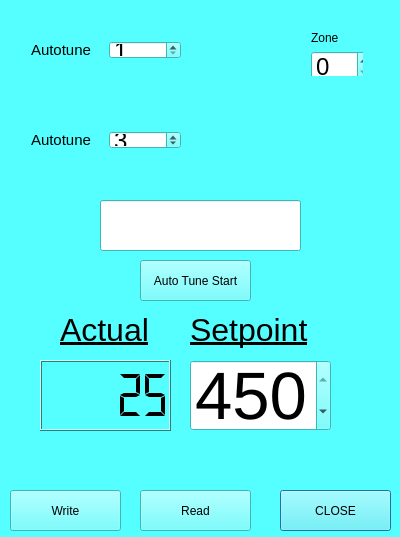
<?xml version="1.0" encoding="UTF-8"?>
<ui version="4.0">
 <class>rampoven_Zone_DampingClass</class>
 <widget class="QDialog" name="rampoven_Zone_DampingClass">
  <property name="geometry">
   <rect>
    <x>0</x>
    <y>0</y>
    <width>400</width>
    <height>537</height>
   </rect>
  </property>
  <property name="palette">
   <palette>
    <active>
     <colorrole role="WindowText">
      <brush brushstyle="SolidPattern">
       <color alpha="255">
        <red>0</red>
        <green>0</green>
        <blue>0</blue>
       </color>
      </brush>
     </colorrole>
     <colorrole role="Button">
      <brush brushstyle="SolidPattern">
       <color alpha="255">
        <red>85</red>
        <green>255</green>
        <blue>255</blue>
       </color>
      </brush>
     </colorrole>
     <colorrole role="Light">
      <brush brushstyle="SolidPattern">
       <color alpha="255">
        <red>213</red>
        <green>255</green>
        <blue>255</blue>
       </color>
      </brush>
     </colorrole>
     <colorrole role="Midlight">
      <brush brushstyle="SolidPattern">
       <color alpha="255">
        <red>149</red>
        <green>255</green>
        <blue>255</blue>
       </color>
      </brush>
     </colorrole>
     <colorrole role="Dark">
      <brush brushstyle="SolidPattern">
       <color alpha="255">
        <red>42</red>
        <green>127</green>
        <blue>127</blue>
       </color>
      </brush>
     </colorrole>
     <colorrole role="Mid">
      <brush brushstyle="SolidPattern">
       <color alpha="255">
        <red>56</red>
        <green>170</green>
        <blue>170</blue>
       </color>
      </brush>
     </colorrole>
     <colorrole role="Text">
      <brush brushstyle="SolidPattern">
       <color alpha="255">
        <red>0</red>
        <green>0</green>
        <blue>0</blue>
       </color>
      </brush>
     </colorrole>
     <colorrole role="BrightText">
      <brush brushstyle="SolidPattern">
       <color alpha="255">
        <red>255</red>
        <green>255</green>
        <blue>255</blue>
       </color>
      </brush>
     </colorrole>
     <colorrole role="ButtonText">
      <brush brushstyle="SolidPattern">
       <color alpha="255">
        <red>0</red>
        <green>0</green>
        <blue>0</blue>
       </color>
      </brush>
     </colorrole>
     <colorrole role="Base">
      <brush brushstyle="SolidPattern">
       <color alpha="255">
        <red>255</red>
        <green>255</green>
        <blue>255</blue>
       </color>
      </brush>
     </colorrole>
     <colorrole role="Window">
      <brush brushstyle="SolidPattern">
       <color alpha="255">
        <red>85</red>
        <green>255</green>
        <blue>255</blue>
       </color>
      </brush>
     </colorrole>
     <colorrole role="Shadow">
      <brush brushstyle="SolidPattern">
       <color alpha="255">
        <red>0</red>
        <green>0</green>
        <blue>0</blue>
       </color>
      </brush>
     </colorrole>
     <colorrole role="AlternateBase">
      <brush brushstyle="SolidPattern">
       <color alpha="255">
        <red>170</red>
        <green>255</green>
        <blue>255</blue>
       </color>
      </brush>
     </colorrole>
     <colorrole role="ToolTipBase">
      <brush brushstyle="SolidPattern">
       <color alpha="255">
        <red>255</red>
        <green>255</green>
        <blue>220</blue>
       </color>
      </brush>
     </colorrole>
     <colorrole role="ToolTipText">
      <brush brushstyle="SolidPattern">
       <color alpha="255">
        <red>0</red>
        <green>0</green>
        <blue>0</blue>
       </color>
      </brush>
     </colorrole>
    </active>
    <inactive>
     <colorrole role="WindowText">
      <brush brushstyle="SolidPattern">
       <color alpha="255">
        <red>0</red>
        <green>0</green>
        <blue>0</blue>
       </color>
      </brush>
     </colorrole>
     <colorrole role="Button">
      <brush brushstyle="SolidPattern">
       <color alpha="255">
        <red>85</red>
        <green>255</green>
        <blue>255</blue>
       </color>
      </brush>
     </colorrole>
     <colorrole role="Light">
      <brush brushstyle="SolidPattern">
       <color alpha="255">
        <red>213</red>
        <green>255</green>
        <blue>255</blue>
       </color>
      </brush>
     </colorrole>
     <colorrole role="Midlight">
      <brush brushstyle="SolidPattern">
       <color alpha="255">
        <red>149</red>
        <green>255</green>
        <blue>255</blue>
       </color>
      </brush>
     </colorrole>
     <colorrole role="Dark">
      <brush brushstyle="SolidPattern">
       <color alpha="255">
        <red>42</red>
        <green>127</green>
        <blue>127</blue>
       </color>
      </brush>
     </colorrole>
     <colorrole role="Mid">
      <brush brushstyle="SolidPattern">
       <color alpha="255">
        <red>56</red>
        <green>170</green>
        <blue>170</blue>
       </color>
      </brush>
     </colorrole>
     <colorrole role="Text">
      <brush brushstyle="SolidPattern">
       <color alpha="255">
        <red>0</red>
        <green>0</green>
        <blue>0</blue>
       </color>
      </brush>
     </colorrole>
     <colorrole role="BrightText">
      <brush brushstyle="SolidPattern">
       <color alpha="255">
        <red>255</red>
        <green>255</green>
        <blue>255</blue>
       </color>
      </brush>
     </colorrole>
     <colorrole role="ButtonText">
      <brush brushstyle="SolidPattern">
       <color alpha="255">
        <red>0</red>
        <green>0</green>
        <blue>0</blue>
       </color>
      </brush>
     </colorrole>
     <colorrole role="Base">
      <brush brushstyle="SolidPattern">
       <color alpha="255">
        <red>255</red>
        <green>255</green>
        <blue>255</blue>
       </color>
      </brush>
     </colorrole>
     <colorrole role="Window">
      <brush brushstyle="SolidPattern">
       <color alpha="255">
        <red>85</red>
        <green>255</green>
        <blue>255</blue>
       </color>
      </brush>
     </colorrole>
     <colorrole role="Shadow">
      <brush brushstyle="SolidPattern">
       <color alpha="255">
        <red>0</red>
        <green>0</green>
        <blue>0</blue>
       </color>
      </brush>
     </colorrole>
     <colorrole role="AlternateBase">
      <brush brushstyle="SolidPattern">
       <color alpha="255">
        <red>170</red>
        <green>255</green>
        <blue>255</blue>
       </color>
      </brush>
     </colorrole>
     <colorrole role="ToolTipBase">
      <brush brushstyle="SolidPattern">
       <color alpha="255">
        <red>255</red>
        <green>255</green>
        <blue>220</blue>
       </color>
      </brush>
     </colorrole>
     <colorrole role="ToolTipText">
      <brush brushstyle="SolidPattern">
       <color alpha="255">
        <red>0</red>
        <green>0</green>
        <blue>0</blue>
       </color>
      </brush>
     </colorrole>
    </inactive>
    <disabled>
     <colorrole role="WindowText">
      <brush brushstyle="SolidPattern">
       <color alpha="255">
        <red>42</red>
        <green>127</green>
        <blue>127</blue>
       </color>
      </brush>
     </colorrole>
     <colorrole role="Button">
      <brush brushstyle="SolidPattern">
       <color alpha="255">
        <red>85</red>
        <green>255</green>
        <blue>255</blue>
       </color>
      </brush>
     </colorrole>
     <colorrole role="Light">
      <brush brushstyle="SolidPattern">
       <color alpha="255">
        <red>213</red>
        <green>255</green>
        <blue>255</blue>
       </color>
      </brush>
     </colorrole>
     <colorrole role="Midlight">
      <brush brushstyle="SolidPattern">
       <color alpha="255">
        <red>149</red>
        <green>255</green>
        <blue>255</blue>
       </color>
      </brush>
     </colorrole>
     <colorrole role="Dark">
      <brush brushstyle="SolidPattern">
       <color alpha="255">
        <red>42</red>
        <green>127</green>
        <blue>127</blue>
       </color>
      </brush>
     </colorrole>
     <colorrole role="Mid">
      <brush brushstyle="SolidPattern">
       <color alpha="255">
        <red>56</red>
        <green>170</green>
        <blue>170</blue>
       </color>
      </brush>
     </colorrole>
     <colorrole role="Text">
      <brush brushstyle="SolidPattern">
       <color alpha="255">
        <red>42</red>
        <green>127</green>
        <blue>127</blue>
       </color>
      </brush>
     </colorrole>
     <colorrole role="BrightText">
      <brush brushstyle="SolidPattern">
       <color alpha="255">
        <red>255</red>
        <green>255</green>
        <blue>255</blue>
       </color>
      </brush>
     </colorrole>
     <colorrole role="ButtonText">
      <brush brushstyle="SolidPattern">
       <color alpha="255">
        <red>42</red>
        <green>127</green>
        <blue>127</blue>
       </color>
      </brush>
     </colorrole>
     <colorrole role="Base">
      <brush brushstyle="SolidPattern">
       <color alpha="255">
        <red>85</red>
        <green>255</green>
        <blue>255</blue>
       </color>
      </brush>
     </colorrole>
     <colorrole role="Window">
      <brush brushstyle="SolidPattern">
       <color alpha="255">
        <red>85</red>
        <green>255</green>
        <blue>255</blue>
       </color>
      </brush>
     </colorrole>
     <colorrole role="Shadow">
      <brush brushstyle="SolidPattern">
       <color alpha="255">
        <red>0</red>
        <green>0</green>
        <blue>0</blue>
       </color>
      </brush>
     </colorrole>
     <colorrole role="AlternateBase">
      <brush brushstyle="SolidPattern">
       <color alpha="255">
        <red>85</red>
        <green>255</green>
        <blue>255</blue>
       </color>
      </brush>
     </colorrole>
     <colorrole role="ToolTipBase">
      <brush brushstyle="SolidPattern">
       <color alpha="255">
        <red>255</red>
        <green>255</green>
        <blue>220</blue>
       </color>
      </brush>
     </colorrole>
     <colorrole role="ToolTipText">
      <brush brushstyle="SolidPattern">
       <color alpha="255">
        <red>0</red>
        <green>0</green>
        <blue>0</blue>
       </color>
      </brush>
     </colorrole>
    </disabled>
   </palette>
  </property>
  <property name="windowTitle">
   <string>rampoven_Zone_Damping</string>
  </property>
  <widget class="QPushButton" name="closeButton">
   <property name="geometry">
    <rect>
     <x>280</x>
     <y>490</y>
     <width>111</width>
     <height>41</height>
    </rect>
   </property>
   <property name="minimumSize">
    <size>
     <width>111</width>
     <height>41</height>
    </size>
   </property>
   <property name="maximumSize">
    <size>
     <width>111</width>
     <height>41</height>
    </size>
   </property>
   <property name="text">
    <string>CLOSE</string>
   </property>
  </widget>
  <widget class="QPushButton" name="writeDataButton">
   <property name="geometry">
    <rect>
     <x>10</x>
     <y>490</y>
     <width>111</width>
     <height>41</height>
    </rect>
   </property>
   <property name="minimumSize">
    <size>
     <width>111</width>
     <height>41</height>
    </size>
   </property>
   <property name="maximumSize">
    <size>
     <width>111</width>
     <height>41</height>
    </size>
   </property>
   <property name="text">
    <string>Write</string>
   </property>
  </widget>
  <widget class="QWidget" name="layoutWidget_2">
   <property name="geometry">
    <rect>
     <x>20</x>
     <y>30</y>
     <width>172</width>
     <height>40</height>
    </rect>
   </property>
   <layout class="QHBoxLayout" name="horizontalLayout_11">
    <item>
     <widget class="QLabel" name="ro_Autotune_Damping_label">
      <property name="text">
       <string>&lt;!DOCTYPE HTML PUBLIC &quot;-//W3C//DTD HTML 4.0//EN&quot; &quot;http://www.w3.org/TR/REC-html40/strict.dtd&quot;&gt;
&lt;html&gt;&lt;head&gt;&lt;meta name=&quot;qrichtext&quot; content=&quot;1&quot; /&gt;&lt;style type=&quot;text/css&quot;&gt;
p, li { white-space: pre-wrap; }
&lt;/style&gt;&lt;/head&gt;&lt;body style=&quot; font-family:'Ubuntu'; font-size:11pt; font-weight:400; font-style:normal;&quot;&gt;
&lt;table border=&quot;0&quot; style=&quot;-qt-table-type: root; margin-top:4px; margin-bottom:4px; margin-left:4px; margin-right:4px;&quot;&gt;
&lt;tr&gt;
&lt;td style=&quot;border: none;&quot;&gt;
&lt;p style=&quot; margin-top:0px; margin-bottom:0px; margin-left:0px; margin-right:0px; -qt-block-indent:0; text-indent:0px;&quot;&gt;&lt;span style=&quot; font-family:'MS Shell Dlg 2';&quot;&gt;Autotune&lt;/span&gt;&lt;/p&gt;
&lt;p style=&quot; margin-top:0px; margin-bottom:0px; margin-left:0px; margin-right:0px; -qt-block-indent:0; text-indent:0px;&quot;&gt;&lt;span style=&quot; font-family:'MS Shell Dlg 2';&quot;&gt;Damping&lt;/span&gt;&lt;/p&gt;&lt;/td&gt;&lt;/tr&gt;&lt;/table&gt;&lt;/body&gt;&lt;/html&gt;</string>
      </property>
     </widget>
    </item>
    <item>
     <widget class="QDoubleSpinBox" name="ro_Autotune_Damping_SpinBox">
      <property name="font">
       <font>
        <pointsize>18</pointsize>
       </font>
      </property>
      <property name="decimals">
       <number>0</number>
      </property>
      <property name="minimum">
       <double>1.000000000000000</double>
      </property>
      <property name="maximum">
       <double>3.000000000000000</double>
      </property>
      <property name="value">
       <double>1.000000000000000</double>
      </property>
     </widget>
    </item>
   </layout>
  </widget>
  <widget class="QPushButton" name="ReadDataButton">
   <property name="geometry">
    <rect>
     <x>140</x>
     <y>490</y>
     <width>111</width>
     <height>41</height>
    </rect>
   </property>
   <property name="minimumSize">
    <size>
     <width>111</width>
     <height>41</height>
    </size>
   </property>
   <property name="maximumSize">
    <size>
     <width>111</width>
     <height>41</height>
    </size>
   </property>
   <property name="text">
    <string>Read</string>
   </property>
  </widget>
  <widget class="QWidget" name="layoutWidget_3">
   <property name="geometry">
    <rect>
     <x>20</x>
     <y>120</y>
     <width>172</width>
     <height>40</height>
    </rect>
   </property>
   <layout class="QHBoxLayout" name="horizontalLayout_12">
    <item>
     <widget class="QLabel" name="ro_Autotune_Damping_label_2">
      <property name="text">
       <string>&lt;!DOCTYPE HTML PUBLIC &quot;-//W3C//DTD HTML 4.0//EN&quot; &quot;http://www.w3.org/TR/REC-html40/strict.dtd&quot;&gt;
&lt;html&gt;&lt;head&gt;&lt;meta name=&quot;qrichtext&quot; content=&quot;1&quot; /&gt;&lt;style type=&quot;text/css&quot;&gt;
p, li { white-space: pre-wrap; }
&lt;/style&gt;&lt;/head&gt;&lt;body style=&quot; font-family:'Ubuntu'; font-size:11pt; font-weight:400; font-style:normal;&quot;&gt;
&lt;table border=&quot;0&quot; style=&quot;-qt-table-type: root; margin-top:4px; margin-bottom:4px; margin-left:4px; margin-right:4px;&quot;&gt;
&lt;tr&gt;
&lt;td style=&quot;border: none;&quot;&gt;
&lt;p style=&quot; margin-top:0px; margin-bottom:0px; margin-left:0px; margin-right:0px; -qt-block-indent:0; text-indent:0px;&quot;&gt;&lt;span style=&quot; font-family:'MS Shell Dlg 2';&quot;&gt;Autotune&lt;/span&gt;&lt;/p&gt;
&lt;p style=&quot; margin-top:0px; margin-bottom:0px; margin-left:0px; margin-right:0px; -qt-block-indent:0; text-indent:0px;&quot;&gt;&lt;span style=&quot; font-family:'MS Shell Dlg 2';&quot;&gt;MODE&lt;/span&gt;&lt;/p&gt;&lt;/td&gt;&lt;/tr&gt;&lt;/table&gt;&lt;/body&gt;&lt;/html&gt;</string>
      </property>
     </widget>
    </item>
    <item>
     <widget class="QDoubleSpinBox" name="roAutoTuneModeSpinBox">
      <property name="font">
       <font>
        <pointsize>18</pointsize>
       </font>
      </property>
      <property name="decimals">
       <number>0</number>
      </property>
      <property name="minimum">
       <double>1.000000000000000</double>
      </property>
      <property name="maximum">
       <double>6.000000000000000</double>
      </property>
      <property name="value">
       <double>3.000000000000000</double>
      </property>
     </widget>
    </item>
   </layout>
  </widget>
  <widget class="QPushButton" name="autoTuneStartButton">
   <property name="geometry">
    <rect>
     <x>140</x>
     <y>260</y>
     <width>111</width>
     <height>41</height>
    </rect>
   </property>
   <property name="minimumSize">
    <size>
     <width>111</width>
     <height>41</height>
    </size>
   </property>
   <property name="maximumSize">
    <size>
     <width>111</width>
     <height>41</height>
    </size>
   </property>
   <property name="text">
    <string>Auto Tune Start</string>
   </property>
  </widget>
  <widget class="QWidget" name="layoutWidget">
   <property name="geometry">
    <rect>
     <x>300</x>
     <y>20</y>
     <width>63</width>
     <height>56</height>
    </rect>
   </property>
   <layout class="QVBoxLayout" name="verticalLayout">
    <item>
     <widget class="QLabel" name="slaveIDnameLabel">
      <property name="maximumSize">
       <size>
        <width>61</width>
        <height>17</height>
       </size>
      </property>
      <property name="text">
       <string>Zone</string>
      </property>
     </widget>
    </item>
    <item>
     <widget class="QDoubleSpinBox" name="slaveIdSpinBox">
      <property name="minimumSize">
       <size>
        <width>61</width>
        <height>31</height>
       </size>
      </property>
      <property name="maximumSize">
       <size>
        <width>61</width>
        <height>31</height>
       </size>
      </property>
      <property name="font">
       <font>
        <pointsize>18</pointsize>
       </font>
      </property>
      <property name="focusPolicy">
       <enum>Qt::TabFocus</enum>
      </property>
      <property name="decimals">
       <number>0</number>
      </property>
      <property name="minimum">
       <double>0.000000000000000</double>
      </property>
      <property name="maximum">
       <double>4.000000000000000</double>
      </property>
      <property name="value">
       <double>0.000000000000000</double>
      </property>
     </widget>
    </item>
   </layout>
  </widget>
  <widget class="QLineEdit" name="autoTuneStatusLineEdit">
   <property name="geometry">
    <rect>
     <x>100</x>
     <y>200</y>
     <width>201</width>
     <height>51</height>
    </rect>
   </property>
   <property name="font">
    <font>
     <weight>75</weight>
     <bold>true</bold>
    </font>
   </property>
  </widget>
  <widget class="QLabel" name="detSetpointLabel">
   <property name="geometry">
    <rect>
     <x>190</x>
     <y>310</y>
     <width>141</width>
     <height>41</height>
    </rect>
   </property>
   <property name="text">
    <string>&lt;!DOCTYPE HTML PUBLIC &quot;-//W3C//DTD HTML 4.0//EN&quot; &quot;http://www.w3.org/TR/REC-html40/strict.dtd&quot;&gt;
&lt;html&gt;&lt;head&gt;&lt;meta name=&quot;qrichtext&quot; content=&quot;1&quot; /&gt;&lt;style type=&quot;text/css&quot;&gt;
p, li { white-space: pre-wrap; }
&lt;/style&gt;&lt;/head&gt;&lt;body style=&quot; font-family:'Ubuntu'; font-size:11pt; font-weight:400; font-style:normal;&quot;&gt;
&lt;table style=&quot;-qt-table-type: root; margin-top:4px; margin-bottom:4px; margin-left:4px; margin-right:4px;&quot;&gt;
&lt;tr&gt;
&lt;td style=&quot;border: none;&quot;&gt;
&lt;p style=&quot; margin-top:0px; margin-bottom:0px; margin-left:0px; margin-right:0px; -qt-block-indent:0; text-indent:0px;&quot;&gt;&lt;span style=&quot; font-family:'MS Shell Dlg 2'; font-size:24pt; text-decoration: underline;&quot;&gt;Setpoint&lt;/span&gt;&lt;/p&gt;&lt;/td&gt;&lt;/tr&gt;&lt;/table&gt;&lt;/body&gt;&lt;/html&gt;</string>
   </property>
  </widget>
  <widget class="QDoubleSpinBox" name="ovenSetTempSpinBox">
   <property name="geometry">
    <rect>
     <x>190</x>
     <y>360</y>
     <width>141</width>
     <height>71</height>
    </rect>
   </property>
   <property name="minimumSize">
    <size>
     <width>81</width>
     <height>41</height>
    </size>
   </property>
   <property name="font">
    <font>
     <pointsize>50</pointsize>
     <weight>50</weight>
     <bold>false</bold>
    </font>
   </property>
   <property name="decimals">
    <number>0</number>
   </property>
   <property name="maximum">
    <double>450.000000000000000</double>
   </property>
   <property name="value">
    <double>450.000000000000000</double>
   </property>
  </widget>
  <widget class="QLCDNumber" name="ovenActTempLCD">
   <property name="geometry">
    <rect>
     <x>40</x>
     <y>360</y>
     <width>131</width>
     <height>71</height>
    </rect>
   </property>
   <property name="minimumSize">
    <size>
     <width>64</width>
     <height>41</height>
    </size>
   </property>
   <property name="font">
    <font>
     <pointsize>50</pointsize>
     <weight>50</weight>
     <bold>false</bold>
    </font>
   </property>
   <property name="segmentStyle">
    <enum>QLCDNumber::Flat</enum>
   </property>
   <property name="intValue" stdset="0">
    <number>25</number>
   </property>
  </widget>
  <widget class="QLabel" name="detActualLabel">
   <property name="geometry">
    <rect>
     <x>60</x>
     <y>310</y>
     <width>101</width>
     <height>41</height>
    </rect>
   </property>
   <property name="layoutDirection">
    <enum>Qt::LeftToRight</enum>
   </property>
   <property name="text">
    <string>&lt;!DOCTYPE HTML PUBLIC &quot;-//W3C//DTD HTML 4.0//EN&quot; &quot;http://www.w3.org/TR/REC-html40/strict.dtd&quot;&gt;
&lt;html&gt;&lt;head&gt;&lt;meta name=&quot;qrichtext&quot; content=&quot;1&quot; /&gt;&lt;style type=&quot;text/css&quot;&gt;
p, li { white-space: pre-wrap; }
&lt;/style&gt;&lt;/head&gt;&lt;body style=&quot; font-family:'Ubuntu'; font-size:11pt; font-weight:400; font-style:normal;&quot;&gt;
&lt;table border=&quot;0&quot; style=&quot;-qt-table-type: root; margin-top:4px; margin-bottom:4px; margin-left:4px; margin-right:4px;&quot;&gt;
&lt;tr&gt;
&lt;td style=&quot;border: none;&quot;&gt;
&lt;p style=&quot; margin-top:0px; margin-bottom:0px; margin-left:0px; margin-right:0px; -qt-block-indent:0; text-indent:0px;&quot;&gt;&lt;span style=&quot; font-family:'MS Shell Dlg 2'; font-size:24pt; text-decoration: underline;&quot;&gt;Actual&lt;/span&gt;&lt;/p&gt;&lt;/td&gt;&lt;/tr&gt;&lt;/table&gt;&lt;/body&gt;&lt;/html&gt;</string>
   </property>
  </widget>
 </widget>
 <layoutdefault spacing="6" margin="11"/>
 <resources/>
 <connections>
  <connection>
   <sender>writeDataButton</sender>
   <signal>clicked()</signal>
   <receiver>rampoven_Zone_DampingClass</receiver>
   <slot>WriteDataButton()</slot>
   <hints>
    <hint type="sourcelabel">
     <x>70</x>
     <y>130</y>
    </hint>
    <hint type="destinationlabel">
     <x>71</x>
     <y>95</y>
    </hint>
   </hints>
  </connection>
  <connection>
   <sender>ReadDataButton</sender>
   <signal>clicked()</signal>
   <receiver>rampoven_Zone_DampingClass</receiver>
   <slot>ReadDataButton()</slot>
   <hints>
    <hint type="sourcelabel">
     <x>218</x>
     <y>135</y>
    </hint>
    <hint type="destinationlabel">
     <x>259</x>
     <y>104</y>
    </hint>
   </hints>
  </connection>
  <connection>
   <sender>closeButton</sender>
   <signal>clicked()</signal>
   <receiver>rampoven_Zone_DampingClass</receiver>
   <slot>close()</slot>
   <hints>
    <hint type="sourcelabel">
     <x>344</x>
     <y>124</y>
    </hint>
    <hint type="destinationlabel">
     <x>323</x>
     <y>63</y>
    </hint>
   </hints>
  </connection>
  <connection>
   <sender>autoTuneStartButton</sender>
   <signal>released()</signal>
   <receiver>rampoven_Zone_DampingClass</receiver>
   <slot>autoTuneStartButton()</slot>
   <hints>
    <hint type="sourcelabel">
     <x>206</x>
     <y>329</y>
    </hint>
    <hint type="destinationlabel">
     <x>207</x>
     <y>363</y>
    </hint>
   </hints>
  </connection>
 </connections>
 <slots>
  <slot>WriteDataButton()</slot>
  <slot>ReadDataButton()</slot>
  <slot>autoTuneStartButton()</slot>
 </slots>
</ui>
